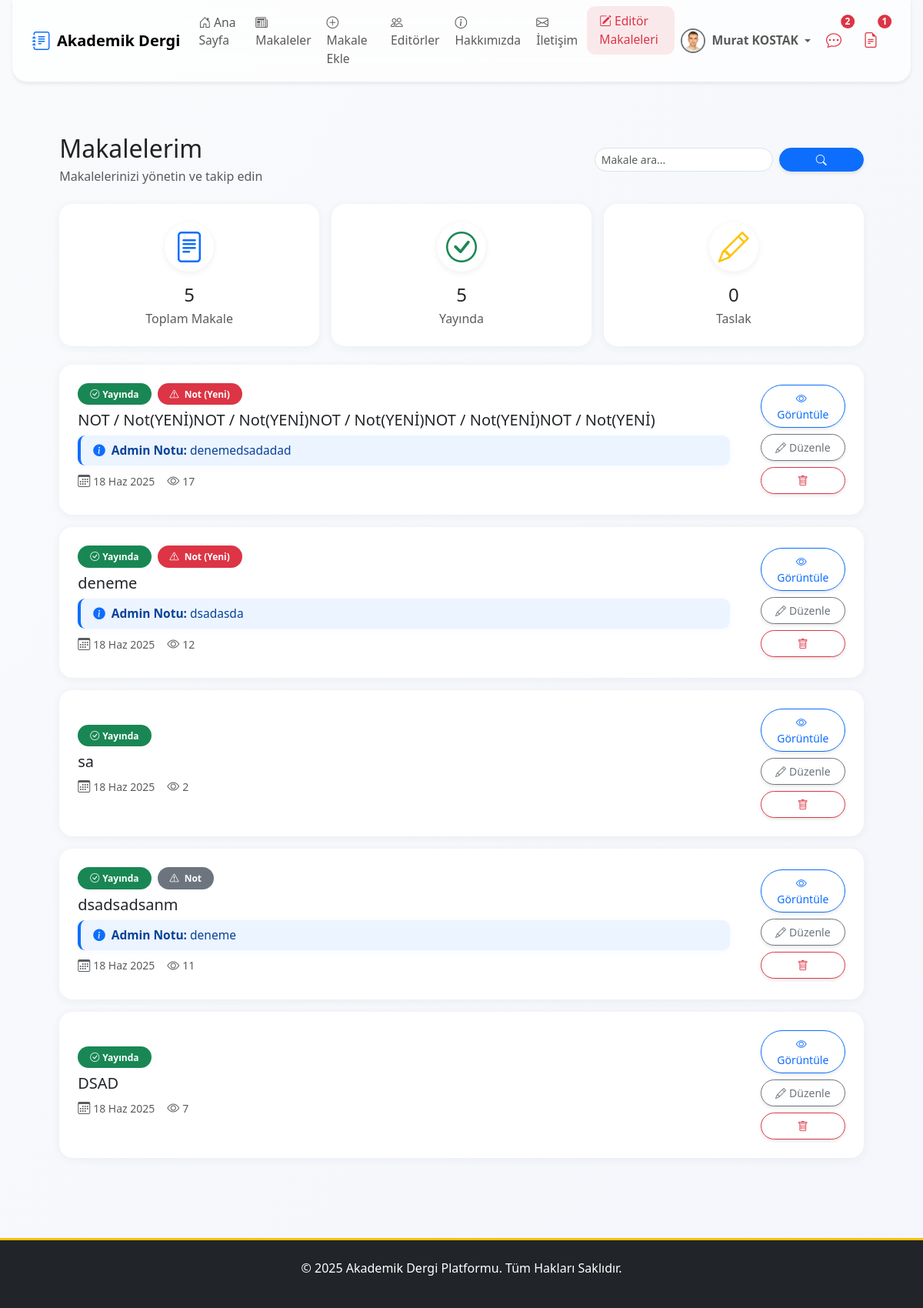
Page /articles/makalelerim/ (signed in) on the committed database.
### apps/users/models.py (models this page shows, shortened)
class User(AbstractUser):
    email = models.EmailField(unique=True, verbose_name="E-posta Adresi")
    biyografi = models.TextField(blank=True, null=True, verbose_name="Biyografi")
    profile_resmi = models.ImageField(
        upload_to=profile_pic_path,
        default='profile_pics/default.png',
        verbose_name="Profil Resmi"
    )
    resume = models.FileField(
        upload_to=resume_path,
        blank=True,
        null=True,
        verbose_name="Özgeçmiş (PDF)"
    )
    is_editor = models.BooleanField(default=False, verbose_name="Editör Yetkisi")
    goster_editorler_sayfasinda = models.BooleanField(
        default=False,
        verbose_name="Editörler Sayfasında Gösterilsin mi?"
    )
    def get_full_name(self):
        return f"{self.first_name} {self.last_name}".strip()

### apps/articles/models.py (models this page shows, shortened)
class Makale(models.Model):
    baslik = models.CharField(max_length=255, verbose_name="Başlık")
    slug = models.SlugField(max_length=255, unique=True, blank=True, help_text="Bu alan otomatik oluşturulur.")
    aciklama = models.TextField(verbose_name="Açıklama/Özet")
    pdf_dosyasi = models.FileField(upload_to=article_pdf_path, verbose_name="PDF Dosyası")
    anahtar_kelimeler = models.CharField(max_length=255, verbose_name="Anahtar Kelimeler", help_text="Kelimeleri virgül (,) ile ayırınız.", blank=True)
    yazarlar = models.ManyToManyField(Yazar, related_name='makaleler', verbose_name="Yazarlar")
    dergi_sayisi = models.ForeignKey(DergiSayisi, on_delete=models.SET_NULL, null=True, blank=True, related_name='makaleler', verbose_name="Dergi Sayısı")
    admin_notu = models.TextField(blank=True, null=True, verbose_name="Editör/Admin Notu")
    goruntulenme_sayisi = models.PositiveIntegerField(default=0, verbose_name="Görüntülenme Sayısı")
    goster_makaleler_sayfasinda = models.BooleanField(default=False, verbose_name="Yayında mı?")
    olusturulma_tarihi = models.DateTimeField(auto_now_add=True)
    guncellenme_tarihi = models.DateTimeField(auto_now=True)
    admin_notu_okundu = models.BooleanField(default=True)
    class Meta:
        verbose_name = "Makale"
        verbose_name_plural = "Makaleler"
        ordering = ['-olusturulma_tarihi']

### apps/articles/views.py (the view)
# urls.py: path('makalelerim/', MakalelerimView.as_view(), name='makalelerim'),
class MakalelerimView(LoginRequiredMixin, ListView):
    model = Makale
    template_name = 'articles/makalelerim.html'
    context_object_name = 'makaleler'
    def get_queryset(self):
        user = self.request.user
        try:
            yazar = user.yazar_profili
            return Makale.objects.filter(yazarlar=yazar)
        except Exception:
            return Makale.objects
    def get_context_data(self, **kwargs):
        context = super().get_context_data(**kwargs)
        queryset = self.get_queryset()
        context['toplam_makale'] = queryset.count()
        context['yayindaki_makale'] = queryset.filter(goster_makaleler_sayfasinda=True).count()
        context['taslak_makale'] = queryset.filter(goster_makaleler_sayfasinda=False).count()
        return context

### templates/articles/makalelerim.html (shortened to what this page needs)
{% extends 'base.html' %}
{% block content %}
<div class="container py-4">
    <div class="d-flex flex-column flex-md-row justify-content-between align-items-md-center mb-4 gap-3">
        <div>
            <h1 class="h2 mb-1">Makalelerim</h1>
            <p class="text-muted mb-0">Makalelerinizi yönetin ve takip edin</p>
        </div>
        <form method="get" class="w-100 w-md-auto" style="max-width: 350px;">
            <div class="input-group input-group-sm">
                <input type="text" name="q" class="form-control form-control-sm rounded-pill" placeholder="Makale ara..." value="{{ request.GET.q|default:'' }}">
                <button class="btn btn-primary btn-sm rounded-pill ms-2 px-3" type="submit"><i class="bi bi-search"></i></button>
            </div>
        </form>
    </div>
    <div class="row g-3 mb-4">
        <div class="col-md-4">
            <div class="card border-0 shadow-sm h-100">
                <div class="card-body text-center p-4">
                    <div class="d-inline-flex align-items-center justify-content-center bg-white shadow-sm rounded-circle mb-3 stat-icon" style="width: 64px; height: 64px;">
                        <i class="bi bi-file-text text-primary fs-1"></i>
                    </div>
                    <h3 class="h4 mb-1">{{ toplam_makale }}</h3>
                    <p class="text-muted mb-0">Toplam Makale</p>
                </div>
            </div>
        </div>
        <div class="col-md-4">
            <div class="card border-0 shadow-sm h-100">
                <div class="card-body text-center p-4">
                    <div class="d-inline-flex align-items-center justify-content-center bg-white shadow-sm rounded-circle mb-3 stat-icon" style="width: 64px; height: 64px;">
                        <i class="bi bi-check-circle text-success fs-1"></i>
                    </div>
                    <h3 class="h4 mb-1">{{ yayindaki_makale }}</h3>
                    <p class="text-muted mb-0">Yayında</p>
                </div>
            </div>
        </div>
        <div class="col-md-4">
            <div class="card border-0 shadow-sm h-100">
                <div class="card-body text-center p-4">
                    <div class="d-inline-flex align-items-center justify-content-center bg-white shadow-sm rounded-circle mb-3 stat-icon" style="width: 64px; height: 64px;">
                        <i class="bi bi-pencil text-warning fs-1"></i>
                    </div>
                    <h3 class="h4 mb-1">{{ taslak_makale }}</h3>
                    <p class="text-muted mb-0">Taslak</p>
                </div>
            </div>
        </div>
    </div>
    <div class="d-flex flex-column gap-3">
                {% for makale in makaleler %}
        <div class="card border-0 shadow-sm horizontal-article-card p-3 p-md-4">
            <div class="d-flex flex-column flex-md-row align-items-md-center gap-3">
                <div class="flex-grow-1 w-100">
                    <div class="d-flex align-items-center gap-2 mb-2 flex-wrap">
                        {% if makale.goster_makaleler_sayfasinda %}
                            <span class="badge bg-success rounded-pill px-3 py-2">
                                <i class="bi bi-check-circle me-1"></i>Yayında
                            </span>
                        {% else %}
                            <span class="badge bg-warning text-dark rounded-pill px-3 py-2">
                                <i class="bi bi-pencil me-1"></i>Taslak
                            </span>
                        {% endif %}
                        {% if makale.admin_notu %}
                            <span class="badge {% if not makale.admin_notu_okundu %}bg-danger text-white blink{% else %}bg-secondary{% endif %} rounded-pill px-3 py-2" title="{{ makale.admin_notu }}">
                                <i class="bi bi-exclamation-triangle me-1"></i>
                                Not {% if not makale.admin_notu_okundu %}(Yeni){% endif %}
                            </span>
                        {% endif %}
                    </div>
                    <h5 class="mb-2">{{ makale.baslik }}</h5>
                    {% if makale.admin_notu %}
                    <div class="admin-note-box mb-2">
                        <i class="bi bi-info-circle-fill me-2 text-primary"></i>
                        <strong class="me-1">Admin Notu:</strong>
                        <span>{{ makale.admin_notu }}</span>
                    </div>
                    {% endif %}
                    <div class="d-flex align-items-center gap-3 text-muted flex-wrap mb-2">
                        <div class="d-flex align-items-center">
                            <i class="bi bi-calendar3 me-1"></i>
                            <small>{{ makale.olusturulma_tarihi|date:"d M Y" }}</small>
                        </div>
                        <div class="d-flex align-items-center">
                            <i class="bi bi-eye me-1"></i>
                            <small>{{ makale.goruntulenme_sayisi|default:0 }}</small>
                        </div>
                    </div>
                </div>
                <div class="d-flex flex-row flex-md-column gap-2 ms-md-4 justify-content-end align-items-center">
                    <a href="{% url 'makale_detail' makale.slug %}" class="btn btn-outline-primary btn-sm w-md-100">
                        <i class="bi bi-eye me-1"></i>Görüntüle
                    </a>
                    <a href="{% url 'makale_duzenle' makale.slug %}" class="btn btn-outline-secondary btn-sm w-md-100">
                        <i class="bi bi-pencil me-1"></i>Düzenle
                    </a>
                    <a href="{% url 'makale_sil' makale.slug %}" class="btn btn-outline-danger btn-sm w-md-100" onclick="return confirm('Bu makale silinsin mi?');">
                        <i class="bi bi-trash"></i>
                    </a>
                </div>
            </div>
        </div>
                {% endfor %}
    </div>
</div>
{% endblock %}

### templates/partials/_navbar.html (shortened to what this page needs)
{% load static %}
{% load form_tags %}
<nav class="navbar navbar-expand-lg navbar-light fixed-top navbar-glass shadow-sm">
    <div class="container position-relative">
        <a class="navbar-brand d-none d-lg-flex align-items-center me-3" href="{% url 'anasayfa' %}">
            <i class="bi bi-journal-text fs-4 me-2 text-primary"></i>
            <span>Akademik Dergi</span>
        </a>
        <div class="collapse navbar-collapse justify-content-between mobile-glass-menu" id="navbarNav">
            <ul class="navbar-nav me-auto mb-2 mb-lg-0 gap-lg-1 gap-2 mobile-menu-list">
                <li class="nav-item">
                    <a href="{% url 'anasayfa' %}" class="nav-link {% if request.resolver_match.url_name == 'anasayfa' %}active fw-bold{% endif %}">
                        <i class="bi bi-house-door me-1"></i>Ana Sayfa
                    </a>
                </li>
                <li class="nav-item">
                    <a href="{% url 'makale_list' %}" class="nav-link {% if request.resolver_match.url_name == 'makale_list' %}active fw-bold{% endif %}">
                        <i class="bi bi-newspaper me-1"></i>Makaleler
                    </a>
                </li>
                {% if user.is_authenticated and not user.is_superuser %}
                    <li class="nav-item">
                    <a href="{% url 'makale_ekle' %}" class="nav-link {% if request.resolver_match.url_name == 'makale_ekle' %}active fw-bold{% endif %}">
                        <i class="bi bi-plus-circle me-1"></i>Makale Ekle
                        </a>
                    </li>
                    {% endif %}
                <li class="nav-item">
                    <a href="{% url 'editorler' %}" class="nav-link {% if request.resolver_match.url_name == 'editorler' %}active fw-bold{% endif %}">
                        <i class="bi bi-people me-1"></i>Editörler
                    </a>
                </li>
                <li class="nav-item">
                    <a href="{% url 'hakkinda' %}" class="nav-link {% if request.resolver_match.url_name == 'hakkinda' %}active fw-bold{% endif %}">
                        <i class="bi bi-info-circle me-1"></i>Hakkımızda
                    </a>
                </li>
                        <li class="nav-item">
                    <a href="{% url 'iletisim' %}" class="nav-link {% if request.resolver_match.url_name == 'iletisim' %}active fw-bold{% endif %}">
                        <i class="bi bi-envelope me-1"></i>İletişim
                            </a>
                        </li>
                {% if user.is_authenticated %}
                    {% if user.is_editor and not user.is_superuser %}
                    <li class="nav-item">
                        <a href="{% url 'dashboard:editor_panel' %}" class="nav-link nav-link-red {% if request.resolver_match.url_name == 'editor_panel' %}active fw-bold{% endif %}">
                            <i class="bi bi-pencil-square me-1"></i>Editör Makaleleri
                        </a>
                    </li>
                    {% endif %}
                {% endif %}
            </ul>
            <ul class="navbar-nav align-items-center gap-lg-1 gap-2 d-none d-lg-flex">
                {% if user.is_authenticated %}
                    <li class="nav-item dropdown">
                        <a class="nav-link dropdown-toggle d-flex align-items-center" href="#" id="userDropdownDesktop" role="button" data-bs-toggle="dropdown" aria-expanded="false">
                            {% if user.profile_resmi %}
                                <img src="{{ user.profile_resmi.url }}" class="rounded-circle me-2" width="32" height="32" alt="{{ user.get_full_name|default:user.username }}" style="object-fit: cover;">
                            {% else %}
                                <div class="rounded-circle bg-primary bg-opacity-10 d-flex justify-content-center align-items-center me-2" style="width: 32px; height: 32px;">
                                    <i class="bi bi-person text-primary"></i>
                                </div>
                            {% endif %}
                            <span class="fw-semibold me-1">
                                {% if user.is_superuser %}
                                    ADMİN
                                {% else %}
                            {{ user.get_full_name|default:user.username }}
                                {% endif %}
                            </span>
                        </a>
                    </li>
                {% endif %}
                {% if user.is_authenticated %}
                    {% if unread_notes_count and unread_notes_count > 0 %}
                    <li class="nav-item position-relative me-2">
                        <a href="{% url 'makalelerim' %}" class="nav-link px-2" title="Yeni Admin Notu Olan Makaleler">
                            <i class="bi bi-chat-dots fs-5 text-danger"></i>
                            <span class="position-absolute top-0 start-100 translate-middle badge rounded-pill bg-danger text-white small-badge">{{ unread_notes_count }}</span>
                        </a>
                    </li>
                    {% endif %}
                    {% if user.is_superuser or user.is_editor %}
                        {% if draft_articles_count and draft_articles_count > 0 %}
                        <li class="nav-item position-relative me-2">
                            <a href="{% url 'dashboard:editor_panel' %}" class="nav-link px-2" title="Taslak Makaleler">
                                <i class="bi bi-file-earmark-text fs-5 text-danger"></i>
                                <span class="position-absolute top-0 start-100 translate-middle badge rounded-pill bg-danger text-white small-badge">{{ draft_articles_count }}</span>
                            </a>
                        </li>
                        {% endif %}
                    {% endif %}
                {% endif %}
            </ul>
        </div>
    </div>
</nav>

### rows in the picture
User: profile_resmi (picture), get_full_name "Murat KOSTAK"
Makale: goster_makaleler_sayfasinda True (drawn), admin_notu_okundu "(Yeni)", baslik "NOT / Not(YENİ)NOT / Not(YENİ)NOT / Not(YENİ)NOT / Not(YENİ)NOT / Not(YENİ)", admin_notu "denemedsadadad", olusturulma_tarihi "18 Haz 2025", goruntulenme_sayisi "17"
Makale: goster_makaleler_sayfasinda True (drawn), admin_notu_okundu "(Yeni)", baslik "deneme", admin_notu "dsadasda", olusturulma_tarihi "18 Haz 2025", goruntulenme_sayisi "12"
Makale: goster_makaleler_sayfasinda True (drawn), baslik "sa", olusturulma_tarihi "18 Haz 2025", goruntulenme_sayisi "2"
Makale: goster_makaleler_sayfasinda True (drawn), baslik "dsadsadsanm", admin_notu "deneme", olusturulma_tarihi "18 Haz 2025", goruntulenme_sayisi "11"
Makale: goster_makaleler_sayfasinda True (drawn), baslik "DSAD", olusturulma_tarihi "18 Haz 2025", goruntulenme_sayisi "7"

### other values in the picture
{{ unread_notes_count }} "2"
{{ draft_articles_count }} "1"
{{ toplam_makale }} "5"
{{ yayindaki_makale }} "5"
{{ taslak_makale }} "0"
